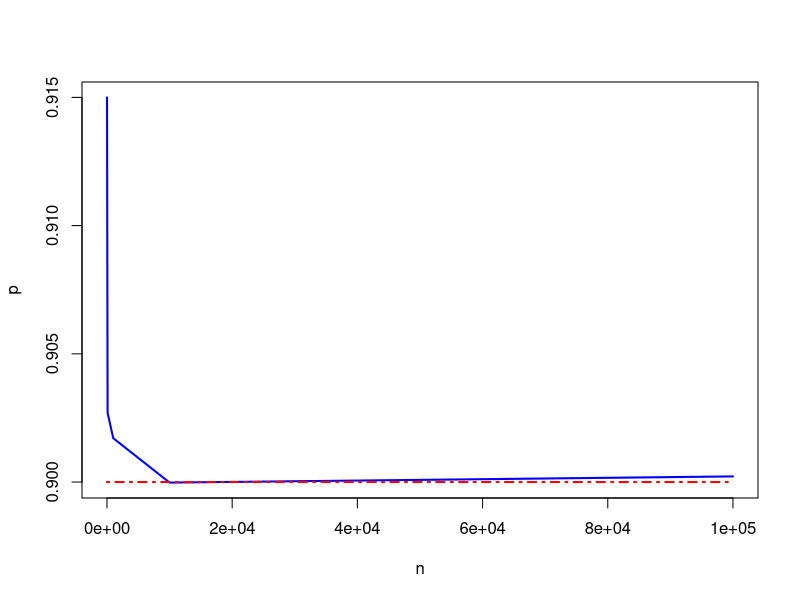
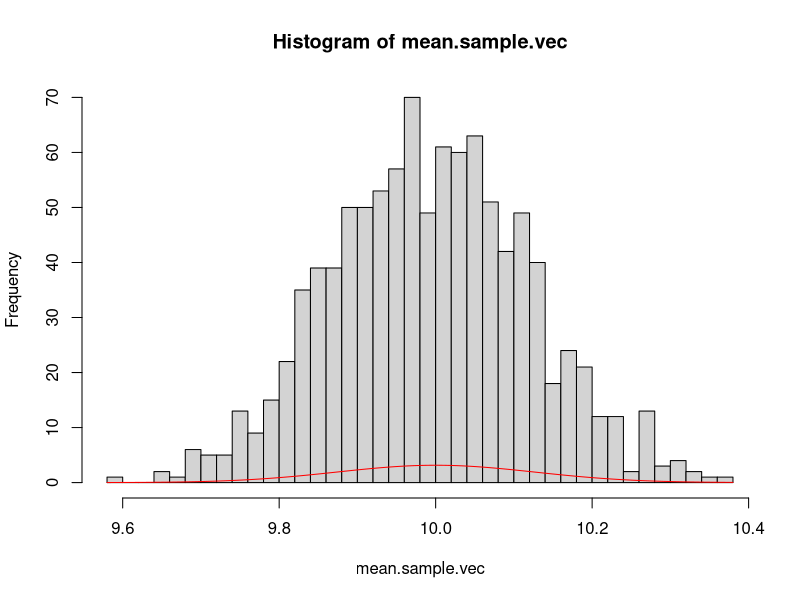

The R script that drew these images, in order: (Note: this script raises an error after producing the figures.)
mu <- 10
sigma <- 4
p <- 0.9
a <- qnorm((1-p)/2, mean=mu, sd=sigma)
b <- qnorm((1+p)/2, mean=mu, sd=sigma)
khoang <- c(a, b)
khoang

# X ~ Normal(mu, sigma)
test <- function(n) {
	count <- 0
	sample <- rnorm(n, mu, sigma)
	for (i in 1:n) {
		if ((a <= sample[i]) && (sample[i] <= b)) count <- count + 1	
	}
	p.propotion <- count / n
	return(p.propotion)
}

p.test1 <- test(100)
p.test1
p.test2 <- test(1000)
p.test2
p.test3 <- test(10000)
p.test3

# n.vec <- c(10, 100, 1000, 10000, 100000)
n.vec <- 10^(seq(1, 5, by=1))
n.vec
p.testvec <- c(test(10))
p.testvec <- rep(1, length(n.vec))
p.testvec
for (i in 1:length(n.vec)) {
  p.testvec[i] <- mean(replicate(100, test(n.vec[i])))
}
plot(n.vec, p.testvec, type='l', col='blue', lwd=2, xlab="n", ylab="p")
lines(n.vec, rep(p, length(n.vec)), col='red', lty=4, lwd=2)

# X ~ Student(m)
# X ~ ChiSquare(m)
# X ~ Fisher


mean.sample <- function(n) {
  sample <- rnorm(n, mu, sigma)
  mean.X <- mean(sample)
  return(mean.X)
}
n <- 1000
m <- 1000
mean.sample.vec <- replicate(m, mean.sample(n))
hist(mean.sample.vec, seq=0, breaks=40)
curve(dnorm(x, mu, sigma/sqrt(n)), col="red", add=TRUE)

n <- 10
var.sample <- function() {
  sample <- rnorm(n, mu, sigma) 
  var.X <- (n-1) * var(sample) / (sigma^2)
  return(var.X)
}

m <- 10000
var.sample.vec <- replicate(m, var.sample())
hist(var.sample.vec, freq=0, breaks=0, col="lightblue")
curve(dchisq(x, df=n-1), col="red", add=TRUE)